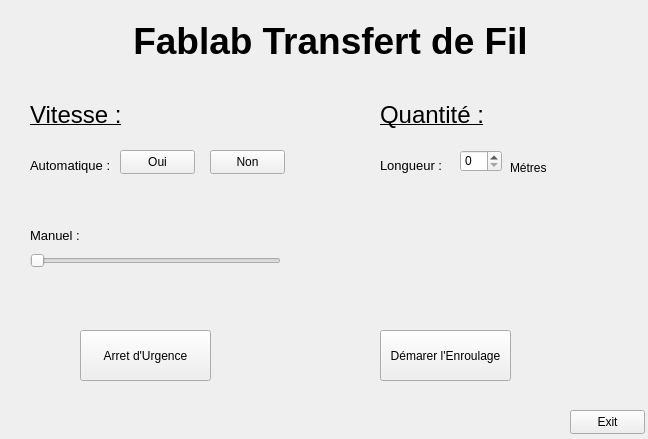
<?xml version="1.0" encoding="UTF-8"?>
<ui version="4.0">
 <class>Form</class>
 <widget class="QWidget" name="Form">
  <property name="geometry">
   <rect>
    <x>0</x>
    <y>0</y>
    <width>648</width>
    <height>439</height>
   </rect>
  </property>
  <property name="windowTitle">
   <string>Form</string>
  </property>
  <widget class="QLabel" name="label">
   <property name="geometry">
    <rect>
     <x>90</x>
     <y>20</y>
     <width>481</width>
     <height>41</height>
    </rect>
   </property>
   <property name="text">
    <string>&lt;html&gt;&lt;head/&gt;&lt;body&gt;&lt;p align=&quot;center&quot;&gt;&lt;span style=&quot; font-size:28pt; font-weight:700; color:#000000;&quot;&gt;Fablab Transfert de Fil&lt;/span&gt;&lt;/p&gt;&lt;/body&gt;&lt;/html&gt;</string>
   </property>
  </widget>
  <widget class="QLabel" name="label_2">
   <property name="geometry">
    <rect>
     <x>30</x>
     <y>90</y>
     <width>91</width>
     <height>51</height>
    </rect>
   </property>
   <property name="text">
    <string>&lt;html&gt;&lt;head/&gt;&lt;body&gt;&lt;p&gt;&lt;span style=&quot; font-size:18pt; text-decoration: underline;&quot;&gt;Vitesse :&lt;/span&gt;&lt;/p&gt;&lt;/body&gt;&lt;/html&gt;</string>
   </property>
  </widget>
  <widget class="QLabel" name="label_3">
   <property name="geometry">
    <rect>
     <x>380</x>
     <y>90</y>
     <width>111</width>
     <height>51</height>
    </rect>
   </property>
   <property name="text">
    <string>&lt;html&gt;&lt;head/&gt;&lt;body&gt;&lt;p&gt;&lt;span style=&quot; font-size:18pt; text-decoration: underline;&quot;&gt;Quantité :&lt;/span&gt;&lt;/p&gt;&lt;/body&gt;&lt;/html&gt;</string>
   </property>
  </widget>
  <widget class="QPushButton" name="pushButton">
   <property name="geometry">
    <rect>
     <x>120</x>
     <y>150</y>
     <width>75</width>
     <height>24</height>
    </rect>
   </property>
   <property name="text">
    <string>Oui</string>
   </property>
  </widget>
  <widget class="QPushButton" name="pushButton_2">
   <property name="geometry">
    <rect>
     <x>210</x>
     <y>150</y>
     <width>75</width>
     <height>24</height>
    </rect>
   </property>
   <property name="text">
    <string>Non</string>
   </property>
  </widget>
  <widget class="QLabel" name="label_4">
   <property name="geometry">
    <rect>
     <x>30</x>
     <y>150</y>
     <width>101</width>
     <height>31</height>
    </rect>
   </property>
   <property name="text">
    <string>&lt;!DOCTYPE HTML PUBLIC &quot;-//W3C//DTD HTML 4.0//EN&quot; &quot;http://www.w3.org/TR/REC-html40/strict.dtd&quot;&gt;
&lt;html&gt;&lt;head&gt;&lt;meta name=&quot;qrichtext&quot; content=&quot;1&quot; /&gt;&lt;meta charset=&quot;utf-8&quot; /&gt;&lt;style type=&quot;text/css&quot;&gt;
p, li { white-space: pre-wrap; }
&lt;/style&gt;&lt;/head&gt;&lt;body style=&quot; font-family:'Segoe UI'; font-size:9pt; font-weight:400; font-style:normal;&quot;&gt;
&lt;p style=&quot; margin-top:0px; margin-bottom:0px; margin-left:0px; margin-right:0px; -qt-block-indent:0; text-indent:0px;&quot;&gt;&lt;span style=&quot; font-size:10pt;&quot;&gt;Automatique :&lt;/span&gt;&lt;/p&gt;&lt;/body&gt;&lt;/html&gt;</string>
   </property>
  </widget>
  <widget class="QLabel" name="label_5">
   <property name="geometry">
    <rect>
     <x>30</x>
     <y>220</y>
     <width>61</width>
     <height>31</height>
    </rect>
   </property>
   <property name="text">
    <string>&lt;!DOCTYPE HTML PUBLIC &quot;-//W3C//DTD HTML 4.0//EN&quot; &quot;http://www.w3.org/TR/REC-html40/strict.dtd&quot;&gt;
&lt;html&gt;&lt;head&gt;&lt;meta name=&quot;qrichtext&quot; content=&quot;1&quot; /&gt;&lt;meta charset=&quot;utf-8&quot; /&gt;&lt;style type=&quot;text/css&quot;&gt;
p, li { white-space: pre-wrap; }
&lt;/style&gt;&lt;/head&gt;&lt;body style=&quot; font-family:'Segoe UI'; font-size:9pt; font-weight:400; font-style:normal;&quot;&gt;
&lt;p style=&quot; margin-top:0px; margin-bottom:0px; margin-left:0px; margin-right:0px; -qt-block-indent:0; text-indent:0px;&quot;&gt;&lt;span style=&quot; font-size:10pt;&quot;&gt;Manuel :&lt;/span&gt;&lt;/p&gt;&lt;/body&gt;&lt;/html&gt;</string>
   </property>
  </widget>
  <widget class="QSlider" name="horizontalSlider">
   <property name="geometry">
    <rect>
     <x>30</x>
     <y>250</y>
     <width>251</width>
     <height>22</height>
    </rect>
   </property>
   <property name="orientation">
    <enum>Qt::Horizontal</enum>
   </property>
  </widget>
  <widget class="QPushButton" name="pushButton_3">
   <property name="geometry">
    <rect>
     <x>80</x>
     <y>330</y>
     <width>131</width>
     <height>51</height>
    </rect>
   </property>
   <property name="text">
    <string>Arret d'Urgence</string>
   </property>
  </widget>
  <widget class="QPushButton" name="pushButton_4">
   <property name="geometry">
    <rect>
     <x>380</x>
     <y>330</y>
     <width>131</width>
     <height>51</height>
    </rect>
   </property>
   <property name="text">
    <string>Démarer l'Enroulage</string>
   </property>
  </widget>
  <widget class="QPushButton" name="pushButton_5">
   <property name="geometry">
    <rect>
     <x>570</x>
     <y>410</y>
     <width>75</width>
     <height>24</height>
    </rect>
   </property>
   <property name="text">
    <string>Exit</string>
   </property>
  </widget>
  <widget class="QLabel" name="label_6">
   <property name="geometry">
    <rect>
     <x>380</x>
     <y>150</y>
     <width>101</width>
     <height>31</height>
    </rect>
   </property>
   <property name="text">
    <string>&lt;!DOCTYPE HTML PUBLIC &quot;-//W3C//DTD HTML 4.0//EN&quot; &quot;http://www.w3.org/TR/REC-html40/strict.dtd&quot;&gt;
&lt;html&gt;&lt;head&gt;&lt;meta name=&quot;qrichtext&quot; content=&quot;1&quot; /&gt;&lt;meta charset=&quot;utf-8&quot; /&gt;&lt;style type=&quot;text/css&quot;&gt;
p, li { white-space: pre-wrap; }
&lt;/style&gt;&lt;/head&gt;&lt;body style=&quot; font-family:'Segoe UI'; font-size:9pt; font-weight:400; font-style:normal;&quot;&gt;
&lt;p style=&quot; margin-top:0px; margin-bottom:0px; margin-left:0px; margin-right:0px; -qt-block-indent:0; text-indent:0px;&quot;&gt;&lt;span style=&quot; font-size:10pt;&quot;&gt;Longueur :&lt;/span&gt;&lt;/p&gt;&lt;/body&gt;&lt;/html&gt;</string>
   </property>
  </widget>
  <widget class="QSpinBox" name="spinBox_2">
   <property name="geometry">
    <rect>
     <x>460</x>
     <y>150</y>
     <width>42</width>
     <height>22</height>
    </rect>
   </property>
  </widget>
  <widget class="QLabel" name="label_7">
   <property name="geometry">
    <rect>
     <x>510</x>
     <y>160</y>
     <width>49</width>
     <height>16</height>
    </rect>
   </property>
   <property name="text">
    <string>Métres</string>
   </property>
  </widget>
 </widget>
 <resources/>
 <connections>
  <connection>
   <sender>horizontalSlider</sender>
   <signal>sliderMoved(int)</signal>
   <receiver>Form</receiver>
   <slot>slidermanuel()</slot>
   <hints>
    <hint type="sourcelabel">
     <x>157</x>
     <y>256</y>
    </hint>
    <hint type="destinationlabel">
     <x>12</x>
     <y>206</y>
    </hint>
   </hints>
  </connection>
  <connection>
   <sender>spinBox_2</sender>
   <signal>valueChanged(int)</signal>
   <receiver>Form</receiver>
   <slot>longueur()</slot>
   <hints>
    <hint type="sourcelabel">
     <x>497</x>
     <y>167</y>
    </hint>
    <hint type="destinationlabel">
     <x>623</x>
     <y>205</y>
    </hint>
   </hints>
  </connection>
  <connection>
   <sender>pushButton_5</sender>
   <signal>clicked()</signal>
   <receiver>Form</receiver>
   <slot>exit()</slot>
   <hints>
    <hint type="sourcelabel">
     <x>584</x>
     <y>413</y>
    </hint>
    <hint type="destinationlabel">
     <x>585</x>
     <y>370</y>
    </hint>
   </hints>
  </connection>
  <connection>
   <sender>pushButton</sender>
   <signal>clicked()</signal>
   <receiver>Form</receiver>
   <slot>OUIautomatique()</slot>
   <hints>
    <hint type="sourcelabel">
     <x>176</x>
     <y>164</y>
    </hint>
    <hint type="destinationlabel">
     <x>175</x>
     <y>191</y>
    </hint>
   </hints>
  </connection>
  <connection>
   <sender>pushButton_2</sender>
   <signal>clicked()</signal>
   <receiver>Form</receiver>
   <slot>NONautomatique()</slot>
   <hints>
    <hint type="sourcelabel">
     <x>272</x>
     <y>167</y>
    </hint>
    <hint type="destinationlabel">
     <x>265</x>
     <y>195</y>
    </hint>
   </hints>
  </connection>
  <connection>
   <sender>pushButton_3</sender>
   <signal>clicked()</signal>
   <receiver>Form</receiver>
   <slot>slidermanuel()</slot>
   <hints>
    <hint type="sourcelabel">
     <x>155</x>
     <y>364</y>
    </hint>
    <hint type="destinationlabel">
     <x>167</x>
     <y>407</y>
    </hint>
   </hints>
  </connection>
  <connection>
   <sender>pushButton_4</sender>
   <signal>clicked()</signal>
   <receiver>Form</receiver>
   <slot>demarrer()</slot>
   <hints>
    <hint type="sourcelabel">
     <x>447</x>
     <y>350</y>
    </hint>
    <hint type="destinationlabel">
     <x>526</x>
     <y>281</y>
    </hint>
   </hints>
  </connection>
 </connections>
 <slots>
  <slot>slidermanuel()</slot>
  <slot>longueur()</slot>
  <slot>exit()</slot>
  <slot>OUIautomatique()</slot>
  <slot>NONautomatique()</slot>
  <slot>arretdurgence()</slot>
  <slot>demarrer()</slot>
 </slots>
</ui>
